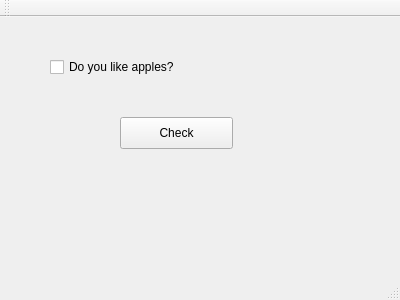
<?xml version="1.0" encoding="UTF-8"?>
<ui version="4.0">
 <class>MainWindow</class>
 <widget class="QMainWindow" name="MainWindow">
  <property name="geometry">
   <rect>
    <x>0</x>
    <y>0</y>
    <width>400</width>
    <height>300</height>
   </rect>
  </property>
  <property name="windowTitle">
   <string>MainWindow</string>
  </property>
  <widget class="QWidget" name="centralWidget">
   <widget class="QCheckBox" name="checkBox">
    <property name="geometry">
     <rect>
      <x>50</x>
      <y>40</y>
      <width>151</width>
      <height>20</height>
     </rect>
    </property>
    <property name="text">
     <string>Do you like apples?</string>
    </property>
   </widget>
   <widget class="QPushButton" name="pushButton">
    <property name="geometry">
     <rect>
      <x>120</x>
      <y>100</y>
      <width>113</width>
      <height>32</height>
     </rect>
    </property>
    <property name="text">
     <string>Check</string>
    </property>
   </widget>
  </widget>
  <widget class="QMenuBar" name="menuBar">
   <property name="geometry">
    <rect>
     <x>0</x>
     <y>0</y>
     <width>400</width>
     <height>22</height>
    </rect>
   </property>
  </widget>
  <widget class="QToolBar" name="mainToolBar">
   <attribute name="toolBarArea">
    <enum>TopToolBarArea</enum>
   </attribute>
   <attribute name="toolBarBreak">
    <bool>false</bool>
   </attribute>
  </widget>
  <widget class="QStatusBar" name="statusBar"/>
 </widget>
 <layoutdefault spacing="6" margin="11"/>
 <resources/>
 <connections/>
</ui>
